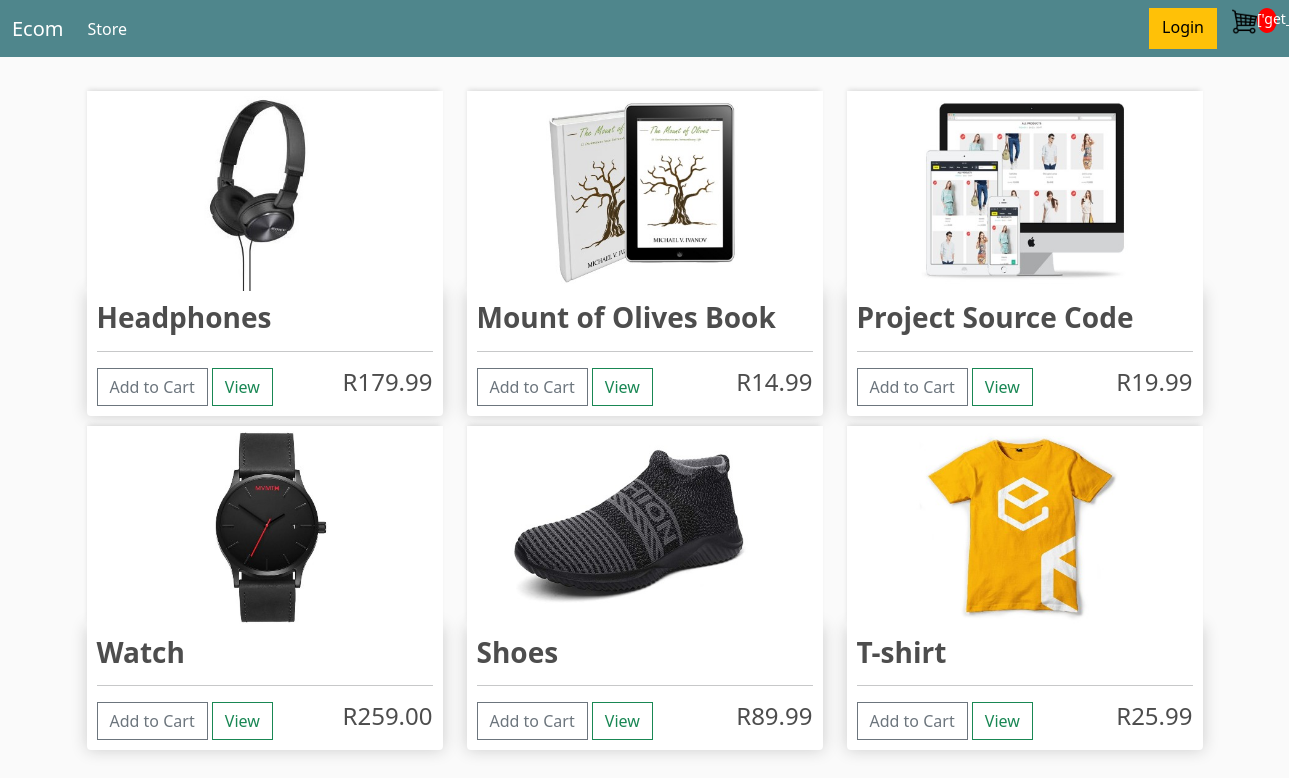
The page / on the database its author committed.
### store/models.py (models this page shows, shortened)
class Product(models.Model):
  name = models.CharField(max_length=255, null=True)
  price = models.DecimalField(max_digits=10, decimal_places=2)
  digital = models.BooleanField(default=False, null=True, blank=False)
  image = models.ImageField(null=True, blank=True)
  @property
  def imageUrl(self):
    imageUrl = self.image.url
    try:
      url = imageUrl
    except:
      url = ''
    return url

### store/views.py (the view)
# urls.py: path('', include('store.urls'))
def store(request):
  if request.user.is_authenticated:
    customer = request.user.customer
    order, created = Order.objects.get_or_create(customer=customer, complete=False)
    items = order.orderitem_set.all()
    cartItems = order.get_cart_items
  else:
    items = []
    order = {'get_cart_total': 0, 'get_cart_items': 0, 'shipping': False}
    cartItems = ['get_cart_items']
  products = Product.objects.all()
  context ={'products':products, 'cartItems': cartItems}
  return render(request, 'store/store.html', context)

### store/templates/store/store.html
{% extends 'store/main.html' %}
{% load static %}
{% block content %}
<div class="row">
  {% for product in products %}
  <div class="col-lg-4">
    <img class="thumbnail" src="{{product.imageUrl}}" alt="">
    <div class="box-element product">
      <h3><strong>{{product.name}}</strong></h3>
      <hr>
      <button data-product="{{product.id}}" data-action="add" class="btn btn-outline-secondary add-btn update-cart">Add
        to Cart</button>
      <a class="btn btn-outline-success" href="">View</a>
      <h4 style="float: right;">R{{product.price}}</h4>
    </div>
  </div>
  {% endfor %}
</div>
{% endblock content %}

### static/css/main.css (style rules this page uses)
body { background-color: hsl(0, 0%, 98%); }
h1, h2, h3, h4, h5, h6 { color: hsl(0, 0%, 30%); }
.box-element { box-shadow: hsl(0, 0%, 80%) 0 0 16px; background-color: #fff; border-radius: 4px; padding: 10px; }
.thumbnail { width: 100%; height: 200px; -webkit-box-shadow: -1px -3px 5px -2px rgba(214, 214, 214, 1); -moz-box-shadow: -1px -3px 5px -2px rgba(214, 214, 214, 1); box-shadow: -1px -3px 5px -2px rgba(214, 214, 214, 1); }
.product { border-radius: 0 0 4px 4px; }
.col-lg-4, .col-lg-6, .col-lg-8, .col-lg-12 { margin-top: 10px; }
.btn { border-radius: 0; }

### rows shown on the page
Product: imageUrl (picture), name "Headphones", price "179.99"
Product: imageUrl (picture), name "Mount of Olives Book", price "14.99"
Product: imageUrl (picture), name "Project Source Code", price "19.99"
Product: imageUrl (picture), name "Watch", price "259.00"
Product: imageUrl (picture), name "Shoes", price "89.99"
Product: imageUrl (picture), name "T-shirt", price "25.99"
